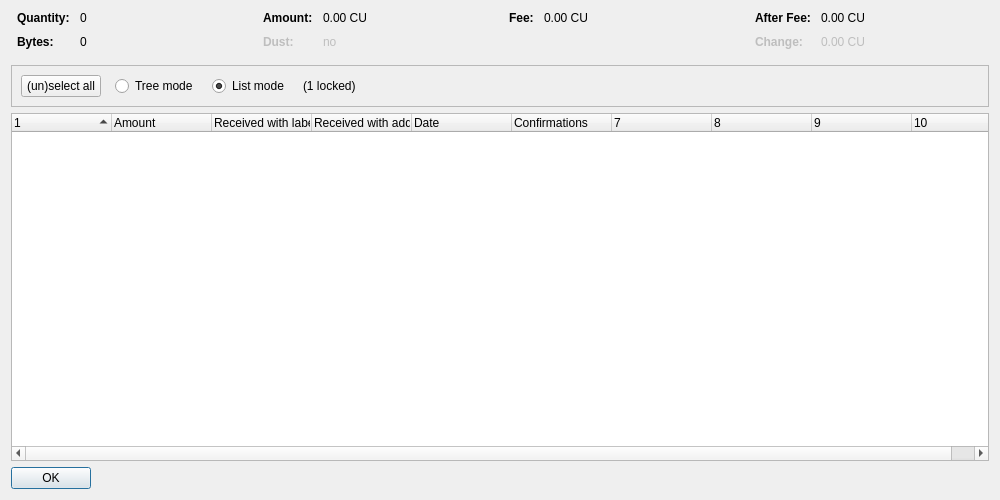
<?xml version="1.0" encoding="UTF-8"?>
<ui version="4.0">
 <class>CoinControlDialog</class>
 <widget class="QDialog" name="CoinControlDialog">
  <property name="geometry">
   <rect>
    <x>0</x>
    <y>0</y>
    <width>1000</width>
    <height>500</height>
   </rect>
  </property>
  <property name="windowTitle">
   <string>Coin Selection</string>
  </property>
  <layout class="QVBoxLayout" name="verticalLayout">
   <item>
    <layout class="QHBoxLayout" name="horizontalLayoutTop" stretch="0,0,0,0">
     <property name="topMargin">
      <number>0</number>
     </property>
     <property name="bottomMargin">
      <number>10</number>
     </property>
     <item>
      <layout class="QFormLayout" name="formLayoutCoinControl1">
       <property name="horizontalSpacing">
        <number>10</number>
       </property>
       <property name="verticalSpacing">
        <number>10</number>
       </property>
       <property name="leftMargin">
        <number>6</number>
       </property>
       <property name="rightMargin">
        <number>6</number>
       </property>
       <item row="0" column="0">
        <widget class="QLabel" name="labelCoinControlQuantityText">
         <property name="font">
          <font>
           <weight>75</weight>
           <bold>true</bold>
          </font>
         </property>
         <property name="text">
          <string>Quantity:</string>
         </property>
        </widget>
       </item>
       <item row="0" column="1">
        <widget class="QLabel" name="labelCoinControlQuantity">
         <property name="cursor">
          <cursorShape>IBeamCursor</cursorShape>
         </property>
         <property name="contextMenuPolicy">
          <enum>Qt::ActionsContextMenu</enum>
         </property>
         <property name="text">
          <string notr="true">0</string>
         </property>
         <property name="textInteractionFlags">
          <set>Qt::LinksAccessibleByMouse|Qt::TextSelectableByKeyboard|Qt::TextSelectableByMouse</set>
         </property>
        </widget>
       </item>
       <item row="1" column="0">
        <widget class="QLabel" name="labelCoinControlBytesText">
         <property name="font">
          <font>
           <weight>75</weight>
           <bold>true</bold>
          </font>
         </property>
         <property name="text">
          <string>Bytes:</string>
         </property>
        </widget>
       </item>
       <item row="1" column="1">
        <widget class="QLabel" name="labelCoinControlBytes">
         <property name="cursor">
          <cursorShape>IBeamCursor</cursorShape>
         </property>
         <property name="contextMenuPolicy">
          <enum>Qt::ActionsContextMenu</enum>
         </property>
         <property name="text">
          <string notr="true">0</string>
         </property>
         <property name="textInteractionFlags">
          <set>Qt::LinksAccessibleByMouse|Qt::TextSelectableByKeyboard|Qt::TextSelectableByMouse</set>
         </property>
        </widget>
       </item>
      </layout>
     </item>
     <item>
      <layout class="QFormLayout" name="formLayoutCoinControl2">
       <property name="horizontalSpacing">
        <number>10</number>
       </property>
       <property name="verticalSpacing">
        <number>10</number>
       </property>
       <property name="leftMargin">
        <number>6</number>
       </property>
       <property name="rightMargin">
        <number>6</number>
       </property>
       <item row="0" column="0">
        <widget class="QLabel" name="labelCoinControlAmountText">
         <property name="font">
          <font>
           <weight>75</weight>
           <bold>true</bold>
          </font>
         </property>
         <property name="text">
          <string>Amount:</string>
         </property>
        </widget>
       </item>
       <item row="0" column="1">
        <widget class="QLabel" name="labelCoinControlAmount">
         <property name="cursor">
          <cursorShape>IBeamCursor</cursorShape>
         </property>
         <property name="contextMenuPolicy">
          <enum>Qt::ActionsContextMenu</enum>
         </property>
         <property name="text">
          <string notr="true">0.00 CU</string>
         </property>
         <property name="textInteractionFlags">
          <set>Qt::LinksAccessibleByMouse|Qt::TextSelectableByKeyboard|Qt::TextSelectableByMouse</set>
         </property>
        </widget>
       </item>
       <item row="1" column="0">
        <widget class="QLabel" name="labelCoinControlLowOutputText">
         <property name="enabled">
          <bool>false</bool>
         </property>
         <property name="font">
          <font>
           <weight>75</weight>
           <bold>true</bold>
          </font>
         </property>
         <property name="text">
          <string>Dust:</string>
         </property>
        </widget>
       </item>
       <item row="1" column="1">
        <widget class="QLabel" name="labelCoinControlLowOutput">
         <property name="enabled">
          <bool>false</bool>
         </property>
         <property name="cursor">
          <cursorShape>IBeamCursor</cursorShape>
         </property>
         <property name="contextMenuPolicy">
          <enum>Qt::ActionsContextMenu</enum>
         </property>
         <property name="text">
          <string notr="true">no</string>
         </property>
         <property name="textInteractionFlags">
          <set>Qt::LinksAccessibleByMouse|Qt::TextSelectableByKeyboard|Qt::TextSelectableByMouse</set>
         </property>
        </widget>
       </item>
      </layout>
     </item>
     <item>
      <layout class="QFormLayout" name="formLayoutCoinControl3">
       <property name="horizontalSpacing">
        <number>10</number>
       </property>
       <property name="verticalSpacing">
        <number>10</number>
       </property>
       <property name="leftMargin">
        <number>6</number>
       </property>
       <property name="rightMargin">
        <number>6</number>
       </property>
       <item row="0" column="0">
        <widget class="QLabel" name="labelCoinControlFeeText">
         <property name="font">
          <font>
           <weight>75</weight>
           <bold>true</bold>
          </font>
         </property>
         <property name="text">
          <string>Fee:</string>
         </property>
        </widget>
       </item>
       <item row="0" column="1">
        <widget class="QLabel" name="labelCoinControlFee">
         <property name="cursor">
          <cursorShape>IBeamCursor</cursorShape>
         </property>
         <property name="contextMenuPolicy">
          <enum>Qt::ActionsContextMenu</enum>
         </property>
         <property name="text">
          <string notr="true">0.00 CU</string>
         </property>
         <property name="textInteractionFlags">
          <set>Qt::LinksAccessibleByMouse|Qt::TextSelectableByKeyboard|Qt::TextSelectableByMouse</set>
         </property>
        </widget>
       </item>
      </layout>
     </item>
     <item>
      <layout class="QFormLayout" name="formLayoutCoinControl4">
       <property name="horizontalSpacing">
        <number>10</number>
       </property>
       <property name="verticalSpacing">
        <number>10</number>
       </property>
       <property name="leftMargin">
        <number>6</number>
       </property>
       <property name="rightMargin">
        <number>6</number>
       </property>
       <item row="0" column="0">
        <widget class="QLabel" name="labelCoinControlAfterFeeText">
         <property name="font">
          <font>
           <weight>75</weight>
           <bold>true</bold>
          </font>
         </property>
         <property name="text">
          <string>After Fee:</string>
         </property>
        </widget>
       </item>
       <item row="0" column="1">
        <widget class="QLabel" name="labelCoinControlAfterFee">
         <property name="cursor">
          <cursorShape>IBeamCursor</cursorShape>
         </property>
         <property name="contextMenuPolicy">
          <enum>Qt::ActionsContextMenu</enum>
         </property>
         <property name="text">
          <string notr="true">0.00 CU</string>
         </property>
         <property name="textInteractionFlags">
          <set>Qt::LinksAccessibleByMouse|Qt::TextSelectableByKeyboard|Qt::TextSelectableByMouse</set>
         </property>
        </widget>
       </item>
       <item row="1" column="0">
        <widget class="QLabel" name="labelCoinControlChangeText">
         <property name="enabled">
          <bool>false</bool>
         </property>
         <property name="font">
          <font>
           <weight>75</weight>
           <bold>true</bold>
          </font>
         </property>
         <property name="text">
          <string>Change:</string>
         </property>
        </widget>
       </item>
       <item row="1" column="1">
        <widget class="QLabel" name="labelCoinControlChange">
         <property name="enabled">
          <bool>false</bool>
         </property>
         <property name="cursor">
          <cursorShape>IBeamCursor</cursorShape>
         </property>
         <property name="contextMenuPolicy">
          <enum>Qt::ActionsContextMenu</enum>
         </property>
         <property name="text">
          <string notr="true">0.00 CU</string>
         </property>
         <property name="textInteractionFlags">
          <set>Qt::LinksAccessibleByMouse|Qt::TextSelectableByKeyboard|Qt::TextSelectableByMouse</set>
         </property>
        </widget>
       </item>
      </layout>
     </item>
    </layout>
   </item>
   <item>
    <widget class="QFrame" name="frame">
     <property name="minimumSize">
      <size>
       <width>0</width>
       <height>40</height>
      </size>
     </property>
     <property name="frameShape">
      <enum>QFrame::StyledPanel</enum>
     </property>
     <property name="frameShadow">
      <enum>QFrame::Sunken</enum>
     </property>
     <layout class="QHBoxLayout" name="horizontalLayout">
      <item>
       <layout class="QHBoxLayout" name="horizontalLayoutPanel" stretch="0,0,0,0,0">
        <property name="spacing">
         <number>14</number>
        </property>
        <item>
         <widget class="QPushButton" name="pushButtonSelectAll">
          <property name="sizePolicy">
           <sizepolicy hsizetype="Maximum" vsizetype="Fixed">
            <horstretch>0</horstretch>
            <verstretch>0</verstretch>
           </sizepolicy>
          </property>
          <property name="text">
           <string>(un)select all</string>
          </property>
          <property name="autoDefault">
           <bool>false</bool>
          </property>
         </widget>
        </item>
        <item>
         <widget class="QRadioButton" name="radioTreeMode">
          <property name="sizePolicy">
           <sizepolicy hsizetype="Maximum" vsizetype="Fixed">
            <horstretch>0</horstretch>
            <verstretch>0</verstretch>
           </sizepolicy>
          </property>
          <property name="text">
           <string>Tree mode</string>
          </property>
         </widget>
        </item>
        <item>
         <widget class="QRadioButton" name="radioListMode">
          <property name="sizePolicy">
           <sizepolicy hsizetype="Maximum" vsizetype="Fixed">
            <horstretch>0</horstretch>
            <verstretch>0</verstretch>
           </sizepolicy>
          </property>
          <property name="text">
           <string>List mode</string>
          </property>
          <property name="checked">
           <bool>true</bool>
          </property>
         </widget>
        </item>
        <item>
         <widget class="QLabel" name="labelLocked">
          <property name="text">
           <string notr="true">(1 locked)</string>
          </property>
         </widget>
        </item>
        <item>
         <spacer name="horizontalSpacer">
          <property name="orientation">
           <enum>Qt::Horizontal</enum>
          </property>
          <property name="sizeHint" stdset="0">
           <size>
            <width>40</width>
            <height>20</height>
           </size>
          </property>
         </spacer>
        </item>
       </layout>
      </item>
     </layout>
    </widget>
   </item>
   <item>
    <widget class="CoinControlTreeWidget" name="treeWidget">
     <property name="contextMenuPolicy">
      <enum>Qt::CustomContextMenu</enum>
     </property>
     <property name="sortingEnabled">
      <bool>false</bool>
     </property>
     <property name="columnCount">
      <number>10</number>
     </property>
     <attribute name="headerShowSortIndicator" stdset="0">
      <bool>true</bool>
     </attribute>
     <attribute name="headerStretchLastSection">
      <bool>false</bool>
     </attribute>
     <column>
      <property name="text">
       <string/>
      </property>
     </column>
     <column>
      <property name="text">
       <string>Amount</string>
      </property>
     </column>
     <column>
      <property name="text">
       <string>Received with label</string>
      </property>
     </column>
     <column>
      <property name="text">
       <string>Received with address</string>
      </property>
     </column>
     <column>
      <property name="text">
       <string>Date</string>
      </property>
     </column>
     <column>
      <property name="text">
       <string>Confirmations</string>
      </property>
      <property name="toolTip">
       <string>Confirmed</string>
      </property>
     </column>
     <column>
      <property name="text">
       <string/>
      </property>
     </column>
     <column>
      <property name="text">
       <string/>
      </property>
     </column>
     <column>
      <property name="text">
       <string/>
      </property>
     </column>
     <column>
      <property name="text">
       <string/>
      </property>
     </column>
    </widget>
   </item>
   <item>
    <widget class="QDialogButtonBox" name="buttonBox">
     <property name="sizePolicy">
      <sizepolicy hsizetype="Maximum" vsizetype="Fixed">
       <horstretch>0</horstretch>
       <verstretch>0</verstretch>
      </sizepolicy>
     </property>
     <property name="orientation">
      <enum>Qt::Horizontal</enum>
     </property>
     <property name="standardButtons">
      <set>QDialogButtonBox::Ok</set>
     </property>
    </widget>
   </item>
  </layout>
 </widget>
 <customwidgets>
  <customwidget>
   <class>CoinControlTreeWidget</class>
   <extends>QTreeWidget</extends>
   <header>coincontroltreewidget.h</header>
  </customwidget>
 </customwidgets>
 <resources/>
 <connections/>
</ui>
